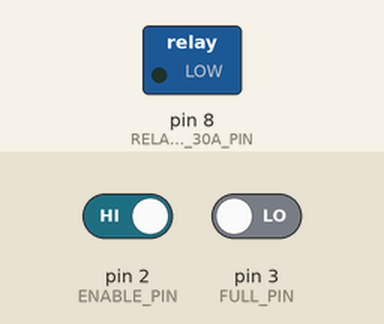
The sketch below on a simulated Arduino Uno, built with avr-gcc and run on an emulated ATmega328P. Parts: switched loads named in the sketch (green lamp = pin HIGH). The inputs (shaded band) are chosen by the test bench; at power-on: pin 3 (FULL_PIN) LOW, pin 2 (ENABLE_PIN) HIGH.

Above: at 1.2 s.
1.3 s: pin 3 (FULL_PIN) driven HIGH
At 2.5 s:
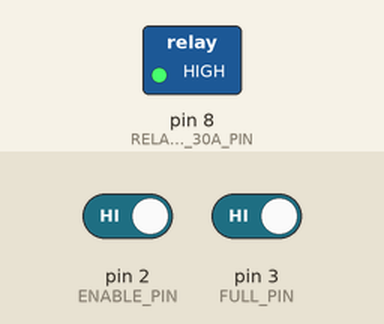
2.8 s: pin 2 (ENABLE_PIN) driven LOW
At 3.7 s:
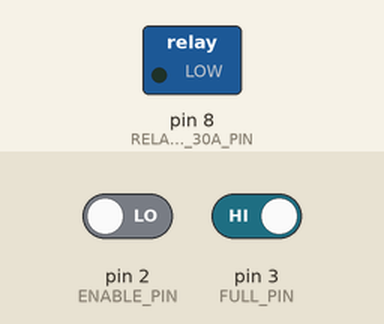
Timing chart, 0 to 5.8 s (numbered marks = the images above; inputs shaded):
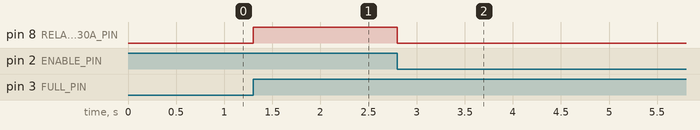

Measured:
- after the input at 1.3 s, pin 8 (RELAY_115V_30A_PIN): LOW → HIGH at once
- after the input at 2.8 s, pin 8 (RELAY_115V_30A_PIN): HIGH → LOW at once

The sketch:

InterruptPumpControl.ino
```cpp
const int ENABLE_PIN = 2;
const int FULL_PIN = 3;
const int RELAY_115V_30A_PIN = 8;

void disablePump (void);
void enablePump (void);

void setup (void) {
  pinMode(ENABLE_PIN, INPUT);
  pinMode(FULL_PIN, INPUT);
  pinMode(RELAY_115V_30A_PIN, OUTPUT);

  // Set interrupts to guard against trigger conditions
  attachInterrupt(digitalPinToInterrupt(ENABLE_PIN), disablePump, LOW);
  attachInterrupt(digitalPinToInterrupt(FULL_PIN), enablePump, HIGH);

  // Check initial state
  if ( digitalRead(FULL_PIN) ) {
    enablePump();
  } else {
    disablePump();
  }
}

void loop (void) {
  // The pump logic is entirely interrupt driven.
}

void disablePump (void) {
  digitalWrite(RELAY_115V_30A_PIN, LOW);
}

void enablePump (void) {
  digitalWrite(RELAY_115V_30A_PIN, HIGH);
}
```
